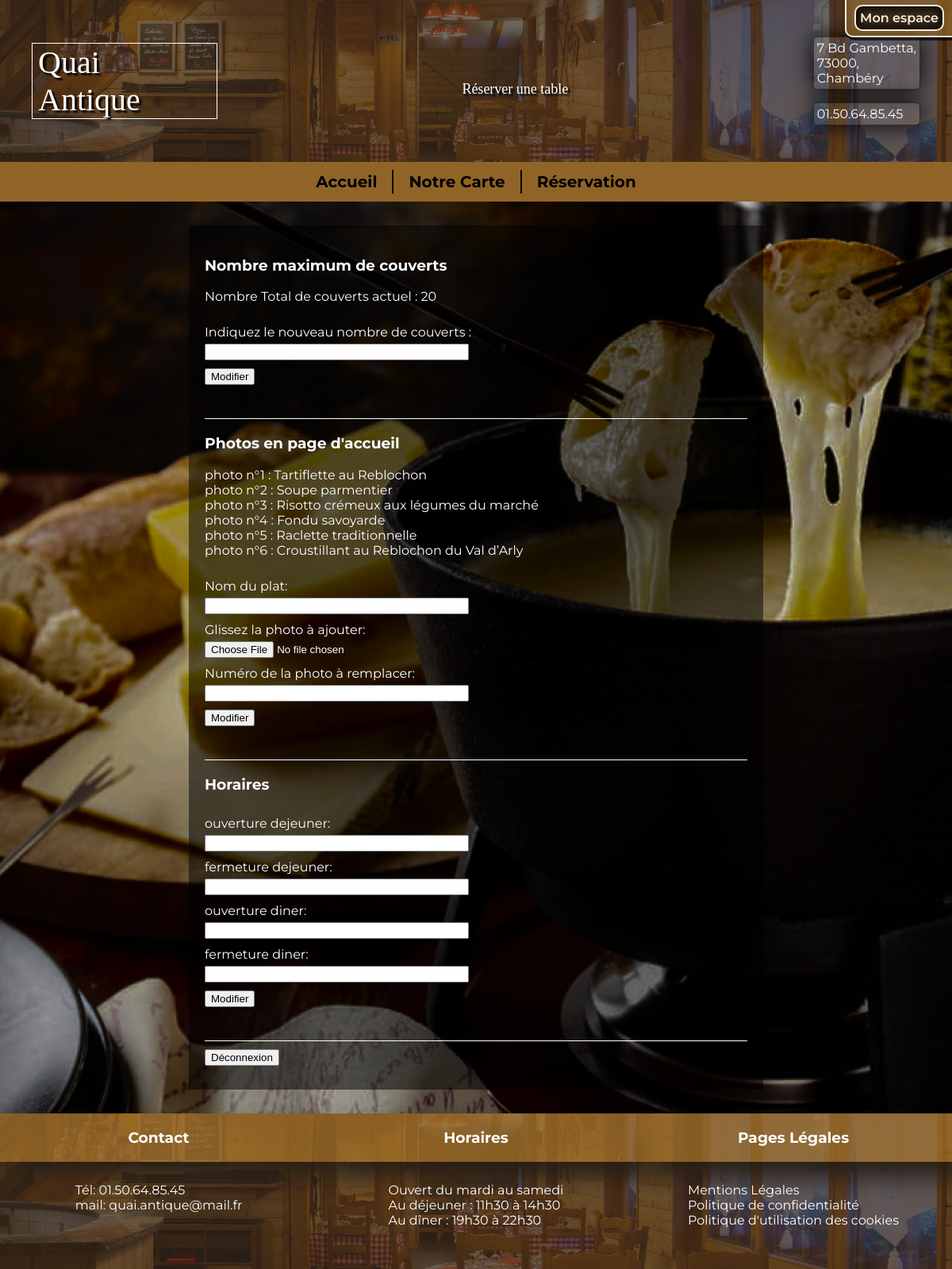
Page /front/utilisateurs/pageAdminHtml.php (signed in) on the committed database.
### tables this page shows
CREATE TABLE `couverts` (
  `id` INT(11) NOT NULL AUTO_INCREMENT PRIMARY KEY,
  `jour` DATE NOT NULL,
  `dej_din` VARCHAR(10) NOT NULL,
  `couverts_restant` INT NOT NULL,
  `couverts_total` INT NOT NULL
);

CREATE TABLE `photos` (
  `id` INT(11) NOT NULL AUTO_INCREMENT PRIMARY KEY,
  `plat` VARCHAR(75) NOT NULL,
  `chemin` VARCHAR(250) NOT NULL
);

### src/liens_nav.php (called while the page is built, shortened)
<?php
$lienAccueil = '/front/accueilHtml.php';
$lienCarte = '/front/carteHtml.php';
$lienResa = '/front/reservation/resaHtml.php';
$lienConfident = '/front/pageLegal/confidential_politicsHtml.php';
$lienCookie = '/front/pageLegal/cookie_politicHtml.php';
$lienMention = '/front/pageLegal/legal_mentionsHtml.php';

### src/adminFunc/dataRecup.php (the view, shortened to what this page needs)
<?php
$pdo = new PDO('mysql:host=localhost;dbname=db_quaiantique', 'root', '');
$couvertTotalStatement = $pdo->prepare('SELECT `couverts_total` FROM `couverts` WHERE `id` = 1');
$couvertTotalStatement->execute();
if($couvertTotalStatement->rowCount() == 1) {
    $requestResult = $couvertTotalStatement->fetch(PDO::FETCH_ASSOC);
    $couvertsTotal = $requestResult['couverts_total'];
}
$photoStatement = $pdo->prepare('SELECT * FROM `photos`');
$photoStatement->execute();
function affichagePhoto($photoStatement) {
    echo '<p>';
    if($photoStatement->rowCount() > 0) {
        $tablePhotos = $photoStatement->fetchAll(PDO::FETCH_ASSOC);
        foreach($tablePhotos as $photo ) {
        $idPhoto = $photo['id'];
        $titrePlat = $photo['plat'];
        echo "photo n°$idPhoto : $titrePlat</br>";
        }
    echo '</p>';
    }
}

### front/utilisateurs/pageAdminHtml.php (shortened to what this page needs)
<?php
include "../../src/liens_nav.php";
include "../../src/verifCo.php";
include "../../src/adminFunc/dataRecup.php";
?>
<!DOCTYPE html>
<html lang="fr">
    <head>
        <link rel="stylesheet" type="text/css" href="../../public/css/header&footer.css">
        <link rel="stylesheet" type="text/css" href="../../public/css/profil.css">
    </head>
    <body>
        <header>
            <div class="head">
                <h1 class="logo">Quai<br/> Antique</h1>
                <h2>Réserver une table</h2>
                <div class="infos">
                    <p class="contact_header">
                        7 Bd Gambetta, <br/>
                        73000, <br/>
                        Chambéry
                    </p>
                    <p class="contact_header">
                        01.50.64.85.45
                    </p>
                </div>
                <div class="div_inscri_co">
                   <?php verifCo()?>
                </div>
            </div>
            <nav>
                <a class="txtnavleft" href="<?php echo $lienAccueil?>">Accueil</a>
                <div class="bar_separation"></div>
                <a href="<?php echo $lienCarte?>">Notre Carte</a>
                <div class="bar_separation"></div>
                <a href="<?php echo $lienResa?>">Réservation</a>
            </nav>
        </header>
        <main>
        <div class="espace_admin">
                <div class="espace_modif couvert">
                    <div class="form">
                        <h3>Nombre maximum de couverts</h3>
                        <p>Nombre Total de couverts actuel : <?php echo $couvertsTotal ?></p>
                        <form action="../../src/adminFunc/adminForms.php" method="post">
                            <label for="nombre_couverts">Indiquez le nouveau nombre de couverts :</label>
                            <input type="number" id="nombre_couverts" name="couv_max" min="1" required>
                            <button type="submit">Modifier</button>
                        </form>
                    </div>
                </div>
                <div class="espace_modif photos">
                    <div class="form">
                        <h3>Photos en page d'accueil</h3>
                        <?php affichagePhoto($photoStatement);?>
                        <form action="../../src/adminFunc/adminForms.php" method="post" enctype="multipart/form-data">
                            <label for="plat">Nom du plat:</label>
                            <input type="text" id="plat" name="plat" required>
                            <label for="photo">Glissez la photo à ajouter:</label>
                            <input type="file" accept="image/jpeg, image/png" id="photo" name="photo" accept="image/*" required>
                            <label for="id_photo">Numéro de la photo à remplacer:</label>
                            <input type="number" id="id_photo" name="id_photo" min="1" max="6" required>
                            <button type="submit">Modifier</button>
                        </form>
                    </div>
                </div>
                <div class="espace_modif horaires">
                    <div class="form">
                        <h3>Horaires</h3>
                        <form action="../../src/adminFunc/adminForms.php" method="post">
                            <label for="dej_ouverture">ouverture dejeuner:</label>
                            <input type="text" id="dej_ouverture" name="dej_ouverture" required>
                            <label for="dej_fermeture">fermeture dejeuner:</label>
                            <input type="text" id="dej_fermeture" name="dej_fermeture" required>
                            <label for="dej_ouverture">ouverture diner:</label>
                            <input type="text" id="din_ouverture" name="din_ouverture" required>
                            <label for="dej_fermeture">fermeture diner:</label>
                            <input type="text" id="din_fermeture" name="din_fermeture" required>
                            <button type="submit">Modifier</button>
                        </form>
                    </div>
                </div>
                <div class="espace_de">
                    <form action="../../src/formulaires/deconnexion.php" method="post">
                        <button type="submit">Déconnexion</button>
                    </form>
                </div>
            </div>
        </main>
        <footer>
            <div class="footer right">
                <div class="title_footer">
                    <h3>Contact</h3>
                </div>
                <div class="para_footer">
                    <p>
                        Tél: 01.50.64.85.45 <br/>
                        mail: quai.antique@mail.fr
                    </p>
                </div>
            </div>
            <div class="footer mid">
                <div class="title_footer">
                    <h3>Horaires</h3>
                </div>
                <div class="para_footer">
                    <p>
                        Ouvert du mardi au samedi <br/>
                        Au déjeuner : 11h30 à 14h30 <br/>
                        Au dîner : 19h30 à 22h30
                    </p>
                </div>
            </div>
            <div class="footer left">
                <div class="title_footer">
                    <h3>Pages Légales</h3>
                </div>
                <div class="para_footer">
                    <ul>
                        <li><a href="<?php echo $lienMention;?>">Mentions Légales</a></li>
                        <li><a href="<?php echo $lienConfident;?>">Politique de confidentialité </a></li>
                        <li><a href="<?php echo $lienCookie;?>">Politique d'utilisation des cookies</a></li>
                    </ul>
                </div>
            </div>
        </footer>
    </body>
</html>

### src/verifCo.php (shortened to what this page needs)
<?php
include "liens_nav.php";
function verifCo() {
    if (isset($_SESSION['user'])) {
        session_write_close();
        echo '<a class="inscri_co" href="/front/utilisateurs/compteHtml.php">Mon espace</a>';
    } else if(isset($_SESSION['admin'])) {
        echo '<a class="inscri_co" href="/front/utilisateurs/pageAdminHtml.php">Mon espace</a>';
    } else {
        session_write_close();
        echo '<a class="inscri_co" href="/front/identifiant/inscriptionHtml.php">S\'inscrire</a>';
        echo '<a class="inscri_co" href="/front/identifiant/connexionHtml.php">Se connecter</a>';
    }
}

### public/css/header&footer.css (style rules this page uses)
html, body { height: 100%; margin: 0; padding: 0; }
main { background-image: url('../images/gastronomie-savoyarde 1.jpg'); background-repeat: no-repeat; background-position: center; background-size: cover; display: flex; flex-direction: column; align-items: center; justify-content: center; padding: 30px; }
h1, h2 { font-family: 'Playfair Display SC', 'Times New Roman', Times, serif, sans-serif; color: white; }
h2 { margin: 0px; padding: 20px 50px 0px; text-align: center; font-weight: 300; font-size: 18px; }
p, a, h3, h4, li, label { font-family: 'Montserrat', 'Times New Roman', Times, serif, sans-serif; color: white; }
header { background-image: url('../images/7550.jpg'); background-repeat: no-repeat; background-position: center; background-size: cover; box-shadow: 0px 0px 30px 0px black; }
.head { display: flex; flex-direction: column; justify-content: center; align-items: center; padding: 10px 0px; padding-top: 20px; background-color: rgba(57, 44, 30, 0.7); }
.logo { border: solid white 1px; width: 135px; font-size: 25px; font-weight: 400; padding-left: 7px; margin: 0px; text-shadow: 3px 3px 2px black; }
.head h2 { text-shadow: 3px 3px 2px black; }
.div_inscri_co { height: 45px; position: fixed; top: 0%; right: 0%; background-color: rgba(144, 100, 39, 0.7); border-left: solid 2px antiquewhite; border-bottom: solid 2px antiquewhite; border-radius: 0px 0px 0px 10px; box-shadow: 2px 4px 0px 0px rgba(0, 0, 0, 0.7); display: flex; justify-content: center; align-items: center; z-index: 1; }
.inscri_co { background-color: rgb(57, 44, 30); color: antiquewhite; margin: 0px 10px; padding: 5px; border: solid 2px; border-radius: 10px; box-shadow: inset 0px 0px 10px 5px rgba(0, 0, 0, 0.7); }
.contact_header { background-color: rgba(255, 255, 255, 0.05); border: Solid rgba(0, 0, 0, 0.5) 1px; border-radius: 5px; box-shadow: 0px 0px 30px 0px black; padding: 4px 4px; }
nav { background-color: rgba(144, 100, 39, 1); display: flex; align-items: center; justify-content: center; padding: 10px 0px; }
a { text-decoration: none; font-weight: 600; }
nav > a { color: black; font-weight: bold; font-size: 20px; }
.bar_separation { background-color: black; width: 2px; height: 24px; margin: 0px 11px; }
.txtnavleft { text-align-last: left; }
footer { background-image: url('../images/7550.jpg'); background-repeat: no-repeat; background-position: center; background-size: cover; display: flex; flex-direction: column; }
.footer { width: 100%; }
.title_footer { background-color: rgba(144, 100, 39, 0.9); box-shadow: 20px 20px 30px 0px black; display: flex; justify-content: space-evenly; }
.para_footer { height : 125px; background-color: rgba(57, 44, 30, 0.7); display: flex; justify-content: space-evenly; padding-top: 10px; }
ul { margin: 0; padding: 0; margin-top: 16px; list-style: none; }
li { color: white; }
li > a { font-weight: initial; }
@media screen and (min-width: 660px) { h2 { font-size: 25px; } }
@media screen and (min-width: 795px) { .head { flex-direction: initial; justify-content: space-between; padding: 30px 0px; } }
@media screen and (min-width: 795px) { .logo { position: relative; left: 40px; width: 225px; font-size: 40px; } }
@media screen and (min-width: 795px) { .infos { position: relative; right: 40px; } }
@media screen and (min-width: 795px) { .bar_separation { height: 30px; width: 2px; margin: 0px 19px; } }
@media screen and (min-width: 795px) { footer { flex-direction: row; } }

### public/css/profil.css (style rules this page uses)
.espace_user, .espace_admin { padding: 20px; width: 60%; background-color: rgba(0, 0, 0, 0.5); }
.espace_info, .espace_reservation, .espace_modif { display: flex; flex-direction: column; border-bottom: solid 1px white; }
form { display: flex; flex-direction: column; }
label { margin: 10px 0px 5px; }
input { max-width: 325px; }
#photo { color: white; }
button { margin: 10px auto 10px 0px; width: auto; }

### rows in the picture
couverts: couverts_total "20"
photos: id "1", plat "Tartiflette au Reblochon"
photos: id "2", plat "Soupe parmentier"
photos: id "3", plat "Risotto crémeux aux légumes du marché"
photos: id "4", plat "Fondu savoyarde"
photos: id "5", plat "Raclette traditionnelle"
photos: id "6", plat "Croustillant au Reblochon du Val d’Arly"
